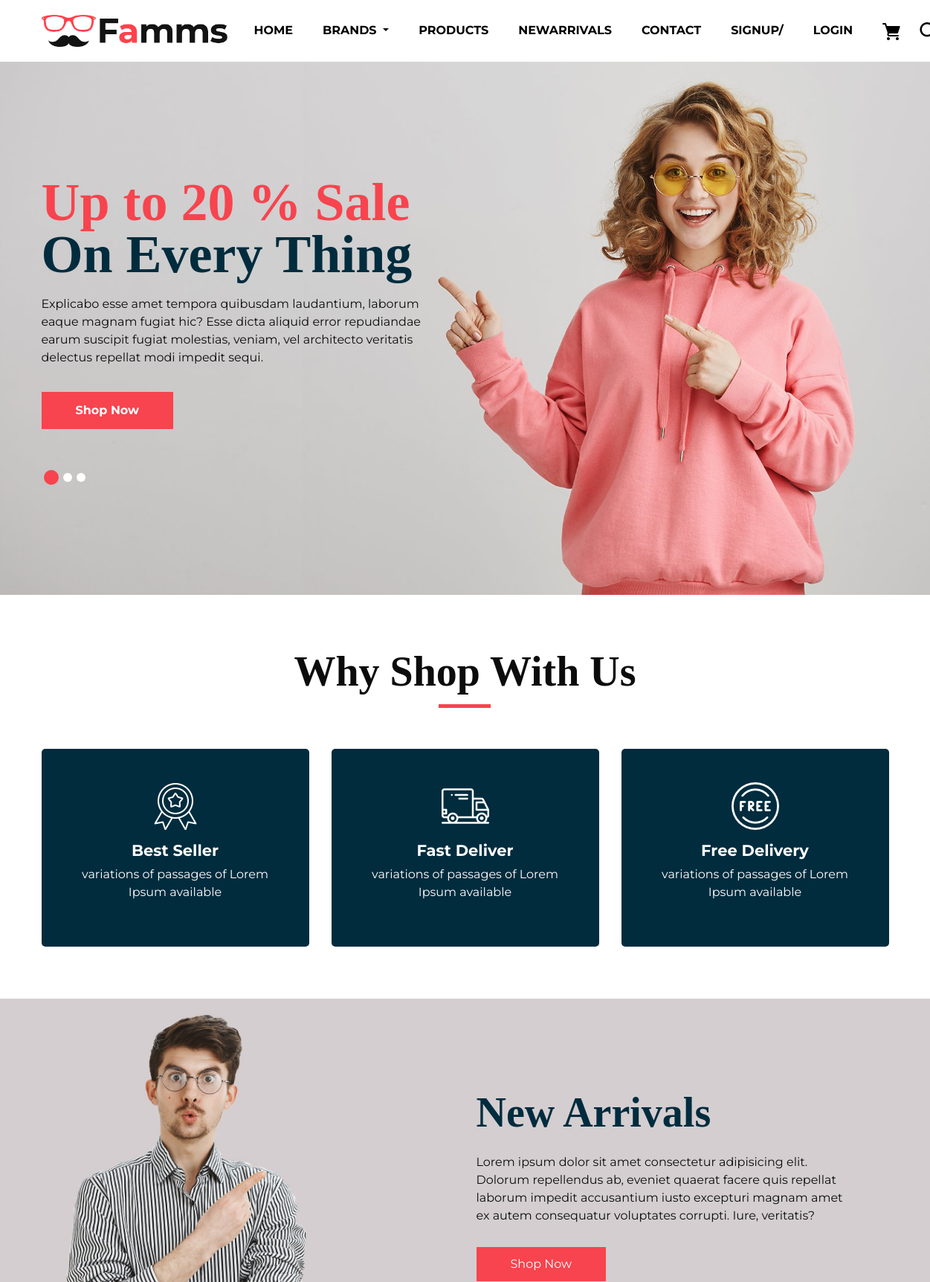
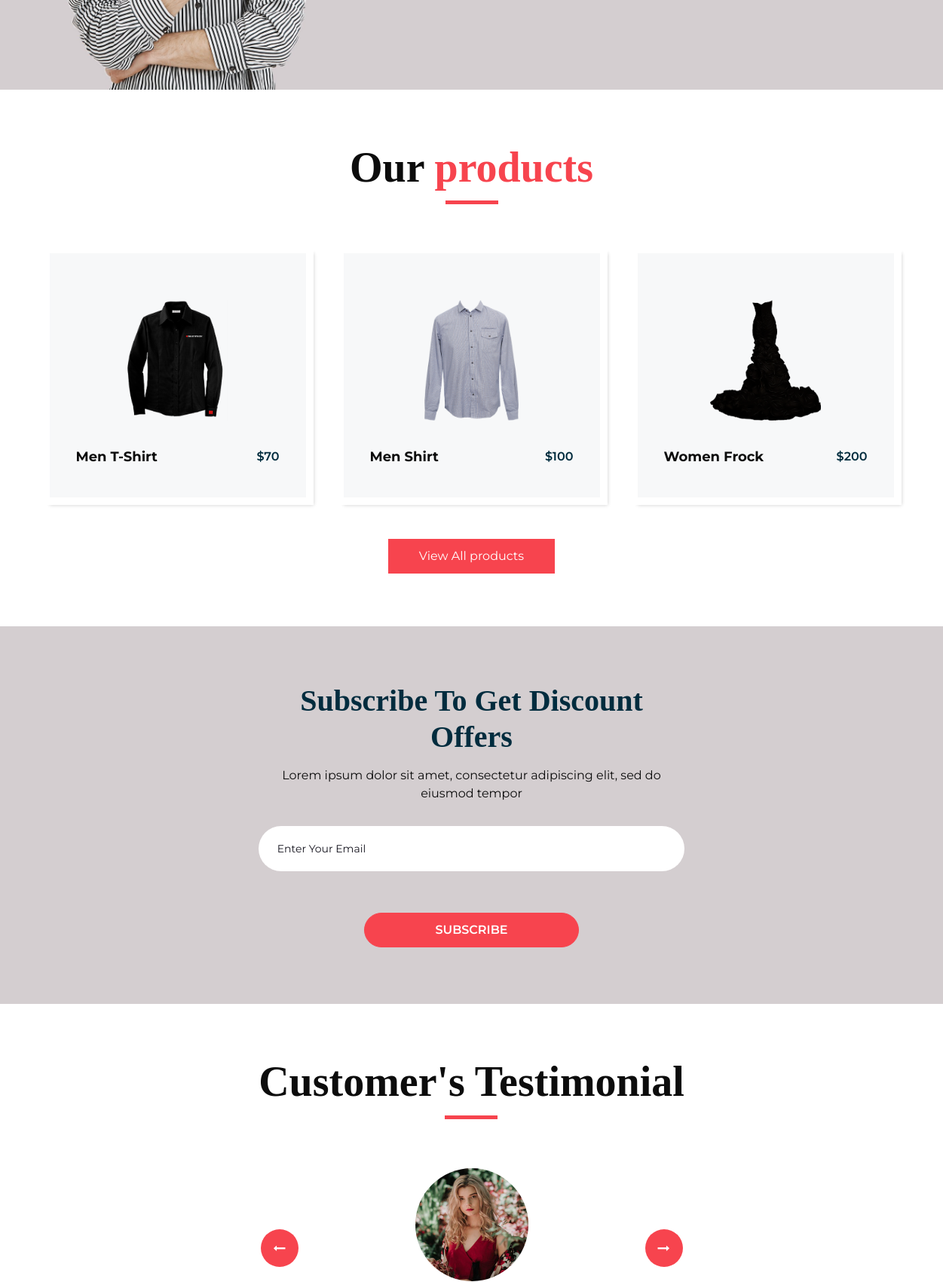
The page /UserPanel/index.php (upper part) on the database its author committed (2 pictures, top to bottom).
### tables this page shows
CREATE TABLE `charasoul` (
  `charasoul_id` int(255) NOT NULL,
  `charasoul_title` varchar(255) NOT NULL,
  `charasoul_subtitle` varchar(255) NOT NULL,
  `charasoul_para` varchar(255) NOT NULL,
  `charasoul_img` varchar(255) DEFAULT NULL
);

CREATE TABLE `why_section_home` (
  `why_section_id` int(255) NOT NULL,
  `why_section_img` varchar(255) NOT NULL,
  `why_section_title` varchar(255) NOT NULL,
  `why_section_para` varchar(255) NOT NULL
);

CREATE TABLE `new_arrival_home` (
  `new_arrival_id` int(255) NOT NULL,
  `new_arrival_title` varchar(255) NOT NULL,
  `new_arrival_para` varchar(255) NOT NULL,
  `new_arrival_img` varchar(255) DEFAULT NULL
);

CREATE TABLE `product` (
  `product_id` int(255) NOT NULL,
  `product_name` varchar(255) NOT NULL,
  `product_price` varchar(255) NOT NULL,
  `product_img` varchar(255) NOT NULL,
  `brand_id` int(255) NOT NULL,
  `new_arrival_id` int(255) DEFAULT NULL
);

### UserPanel/index.php (the view, shortened to what this page needs)
<?php
include("shared/nav.php");
?>
<section class="slider_section ">
   <?php
   $sql = "SELECT * FROM charasoul";
   $run = mysqli_query($conn, $sql);
   if (mysqli_num_rows($run) > 0) {
      $data = mysqli_fetch_assoc($run);
   ?>
      <div class="slider_bg_box">
         <img src=" <?php echo $data["charasoul_img"] ?>" alt="">
      </div>
   <?php
   }
   ?>
   <div id="customCarousel1" class="carousel slide" data-ride="carousel">
      <div class="carousel-inner">
         <div class="carousel-item active">
            <div class="container ">
               <div class="row">
                  <?php
                  $sql = "SELECT * FROM charasoul";
                  $run = mysqli_query($conn, $sql);
                  while ($data = mysqli_fetch_assoc($run)) {
                  ?>
                     <div class="col-md-7 col-lg-6 ">
                        <div class="detail-box">
                           <h1>
                              <span>
                                 <?php echo $data["charasoul_title"]; ?>
                              </span>
                              <br>
                              <?php echo $data["charasoul_subtitle"]; ?>
                           </h1>
                           <p>
                              <?php echo $data["charasoul_para"]; ?> </p>
                        <?php
                     }
                        ?>
                        <div class="btn-box">
                           <a href="product.php" class="btn1">
                              Shop Now
                           </a>
                        </div>
                        </div>
                     </div>
               </div>
            </div>
         </div>
      </div>
      <div class="container">
         <ol class="carousel-indicators">
            <li data-target="#customCarousel1" data-slide-to="0" class="active"></li>
            <li data-target="#customCarousel1" data-slide-to="1"></li>
            <li data-target="#customCarousel1" data-slide-to="2"></li>
         </ol>
      </div>
   </div>
</section>
</div>
<section class="why_section layout_padding">
   <div class="container">
      <div class="heading_container heading_center">
         <h2>
            Why Shop With Us
         </h2>
      </div>
      <div class="row">
         <?php
         $sql = "SELECT * FROM why_section_home";
         $run = mysqli_query($conn, $sql);
         if (mysqli_num_rows($run) > 0) {
            while ($data = mysqli_fetch_assoc($run)) {
         ?>
               <div class="col-md-4 ">
                  <div class="box ">
                     <div class="img-box">
                        <img src=" <?php echo $data["why_section_img"]; ?>" alt="">
                     </div>
                     <div class="detail-box">
                        <h5>
                           <?php echo $data["why_section_title"]; ?>
                        </h5>
                        <p>
                           <?php echo $data["why_section_para"]; ?>
                        </p>
                     </div>
                  </div>
               </div>
         <?php
            }
         }
         ?>
      </div>
   </div>
</section>
<section class="arrival_section">
   <div class="container">
      <div class="box">
         <?php
         $sql = "SELECT * FROM new_arrival_home";
         $run = mysqli_query($conn, $sql);
         if (mysqli_num_rows($run) > 0) {
            $data = mysqli_fetch_assoc($run);
         ?>
            <div class="arrival_bg_box">
               <img src=" <?php echo $data["new_arrival_img"]  ?> " alt="">
            </div>
         <?php
         }
         ?>
         <div class="row">
            <?php
            $sql = "SELECT * FROM new_arrival_home";
            $run = mysqli_query($conn, $sql);
            if (mysqli_num_rows($run) > 0) {
               while ($data = mysqli_fetch_assoc($run)) {
            ?>
                  <div class="col-md-6 ml-auto">
                     <div class="heading_container remove_line_bt">
                        <h2>
                           <?php echo $data["new_arrival_title"]  ?>
                        </h2>
                     </div>
                     <p style="margin-top: 20px;margin-bottom: 30px;">
                        <?php echo $data["new_arrival_para"]  ?>
                     </p>
               <?php
               }
            }
               ?>
               <a href="newarrival.php">
                  Shop Now
               </a>
                  </div>
         </div>
      </div>
   </div>
</section>
<section class="product_section layout_padding">
   <div class="container">
      <div class="heading_container heading_center">
         <h2>
            Our <span>products</span>
         </h2>
      </div>
      <div class="row">
<?php
            $sql = "SELECT * FROM product";
            $run = mysqli_query($conn, $sql);
            if (mysqli_num_rows($run) > 0) {
               while ($data = mysqli_fetch_assoc($run)) {
            ?>
         <div class="col-sm-6 col-md-4 col-lg-4">
            <div class="box">
               <div class="img-box">
                  <img src=" <?php echo $data["product_img"]  ?>" alt="">
               </div>
               <div class="detail-box">
                  <h5>
                     <?php echo $data["product_name"]  ?>
                  </h5>
                  <h6>
                      <?php echo $data["product_price"]  ?>
                  </h6>
               </div>
            </div>
         </div>
<?php
}}
?>
      </div>
      <div class="btn-box">
         <a href="product.php">
            View All products
         </a>
      </div>
   </div>
</section>
<section class="subscribe_section">
   <div class="container-fuild">
      <div class="box">
         <div class="row">
            <div class="col-md-6 offset-md-3">
               <div class="subscribe_form ">
                  <div class="heading_container heading_center">
                     <h3>Subscribe To Get Discount Offers</h3>
                  </div>
                  <p>Lorem ipsum dolor sit amet, consectetur adipiscing elit, sed do eiusmod tempor</p>
                  <form action="">
                     <input type="email" placeholder="Enter your email">
                     <button>
                        subscribe
                     </button>
                  </form>
               </div>
            </div>
         </div>
      </div>
   </div>
</section>
<section class="client_section layout_padding">
   <div class="container">
      <div class="heading_container heading_center">
         <h2>
            Customer's Testimonial
         </h2>
      </div>
      <div id="carouselExample3Controls" class="carousel slide" data-ride="carousel">
         <div class="carousel-inner">
            <div class="carousel-item active">
               <div class="box col-lg-10 mx-auto">
                  <div class="img_container">
                     <div class="img-box">
                        <div class="img_box-inner">
                           <img src="images/client.jpg" alt="">
                        </div>
                     </div>
                  </div>
               </div>
            </div>
         </div>
         <div class="carousel_btn_box">
            <a class="carousel-control-prev" href="#carouselExample3Controls" role="button" data-slide="prev">
               <i class="fa fa-long-arrow-left" aria-hidden="true"></i>
            </a>
            <a class="carousel-control-next" href="#carouselExample3Controls" role="button" data-slide="next">
               <i class="fa fa-long-arrow-right" aria-hidden="true"></i>
            </a>
         </div>
      </div>
   </div>
</section>
<?php
include("shared/footer.php");
?>

### UserPanel/css/responsive.css (style rules this page uses)
@media (min-width: 1200px) { .container { max-width: 1170px; } }

### rows shown on the page
charasoul: charasoul_img (picture), charasoul_title "Up to 20 % Sale", charasoul_subtitle "On Every Thing", charasoul_para "Explicabo esse amet tempora quibusdam laudantium, laborum eaque magnam fugiat hic? Esse dicta aliquid error repudiandae earum suscipit fugiat molestias, veniam, vel architecto veritatis delectus repellat modi impedit sequi."
why_section_home: why_section_img (picture), why_section_title "Best Seller", why_section_para "variations of passages of Lorem Ipsum available"
why_section_home: why_section_img (picture), why_section_title "Fast Deliver", why_section_para "variations of passages of Lorem Ipsum available"
why_section_home: why_section_img (picture), why_section_title "Free Delivery", why_section_para "variations of passages of Lorem Ipsum available"
new_arrival_home: new_arrival_img (picture), new_arrival_title "New Arrivals", new_arrival_para "Lorem ipsum dolor sit amet consectetur adipisicing elit. Dolorum repellendus ab, eveniet quaerat facere quis repellat laborum impedit accusantium iusto excepturi magnam amet ex autem consequatur voluptates corrupti. Iure, veritatis?"
product: product_img (picture), product_name "Men T-Shirt", product_price "$70"
product: product_img (picture), product_name "Men Shirt", product_price "$100"
product: product_img (picture), product_name "Women Frock", product_price "$200"
